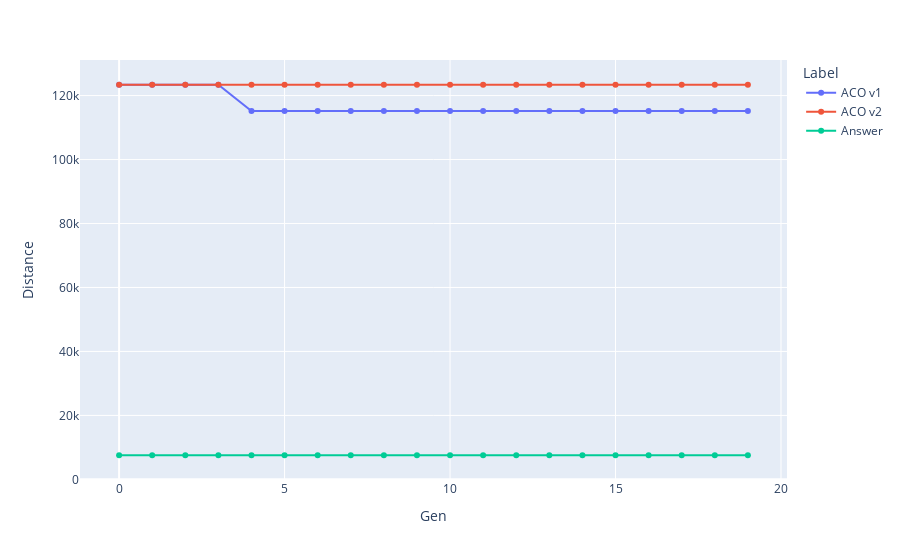

Write notebook code for a chart like this one.
### Markdown cell above
# pr76

### Code cell
to_frame_df_pr76_v1 = df_pr76_v1.groupby('Gen').Distance.min().to_frame()
to_frame_df_pr76_v1['Label'] = 'ACO v1'
to_frame_df_pr76_v2 = df_pr76_v2.groupby('Gen').Distance.min().to_frame()
to_frame_df_pr76_v2['Label'] = 'ACO v2'
answer_df_pr76 = pd.DataFrame({'Gen': range(0, 20), 'Distance': 7542, 'Label': 'Answer'}).set_index('Gen')
concat_df_pr76 = pd.concat([to_frame_df_pr76_v1, to_frame_df_pr76_v2, answer_df_pr76])
fig = px.line(concat_df_pr76, x=concat_df_pr76.index, y='Distance', color='Label', markers=True)
fig.show()

### Figure 1 — Plotly figure (JSON) as saved in the notebook; plotly's stock layout.template omitted (floating-point values rounded to 4 significant figures)
{"data": [{"hovertemplate": "Label=ACO v1<br>Gen=%{x}<br>Distance=%{y}<extra></extra>", "legendgroup": "ACO v1", "line": {"color": "#636efa", "dash": "solid"}, "marker": {"symbol": "circle"}, "mode": "lines+markers", "name": "ACO v1", "orientation": "v", "showlegend": true, "type": "scatter", "x": [0, 1, 2, 3, 4, 5, 6, 7, 8, 9, 10, 11, 12, 13, 14, 15, 16, 17, 18, 19], "xaxis": "x", "y": [123400.0, 123400.0, 123400.0, 123400.0, 115200.0, 115200.0, 115200.0, 115200.0, 115200.0, 115200.0, 115200.0, 115200.0, 115200.0, 115200.0, 115200.0, 115200.0, 115200.0, 115200.0, 115200.0, 115200.0], "yaxis": "y"}, {"hovertemplate": "Label=ACO v2<br>Gen=%{x}<br>Distance=%{y}<extra></extra>", "legendgroup": "ACO v2", "line": {"color": "#EF553B", "dash": "solid"}, "marker": {"symbol": "circle"}, "mode": "lines+markers", "name": "ACO v2", "orientation": "v", "showlegend": true, "type": "scatter", "x": [0, 1, 2, 3, 4, 5, 6, 7, 8, 9, 10, 11, 12, 13, 14, 15, 16, 17, 18, 19], "xaxis": "x", "y": [123400.0, 123400.0, 123400.0, 123400.0, 123400.0, 123400.0, 123400.0, 123400.0, 123400.0, 123400.0, 123400.0, 123400.0, 123400.0, 123400.0, 123400.0, 123400.0, 123400.0, 123400.0, 123400.0, 123400.0], "yaxis": "y"}, {"hovertemplate": "Label=Answer<br>Gen=%{x}<br>Distance=%{y}<extra></extra>", "legendgroup": "Answer", "line": {"color": "#00cc96", "dash": "solid"}, "marker": {"symbol": "circle"}, "mode": "lines+markers", "name": "Answer", "orientation": "v", "showlegend": true, "type": "scatter", "x": [0, 1, 2, 3, 4, 5, 6, 7, 8, 9, 10, 11, 12, 13, 14, 15, 16, 17, 18, 19], "xaxis": "x", "y": [7542, 7542, 7542, 7542, 7542, 7542, 7542, 7542, 7542, 7542, 7542, 7542, 7542, 7542, 7542, 7542, 7542, 7542, 7542, 7542], "yaxis": "y"}], "layout": {"legend": {"title": {"text": "Label"}, "tracegroupgap": 0}, "margin": {"t": 60}, "xaxis": {"anchor": "y", "domain": [0, 1], "title": {"text": "Gen"}}, "yaxis": {"anchor": "x", "domain": [0, 1], "title": {"text": "Distance"}}}}
